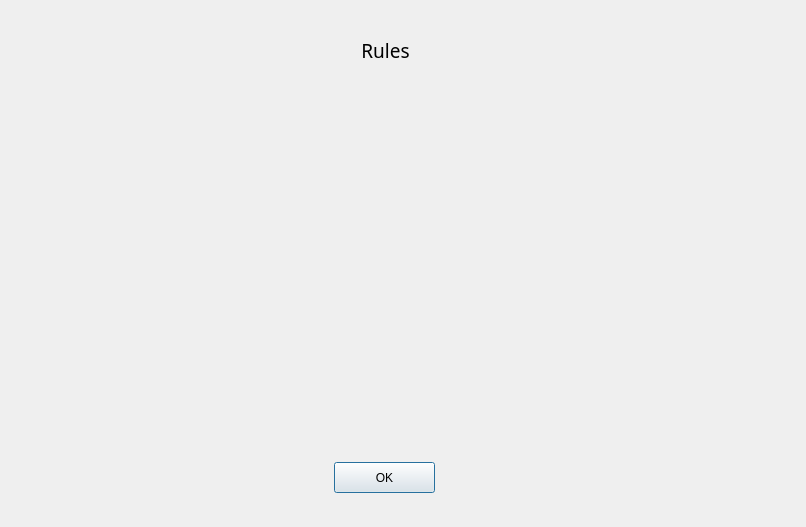
<?xml version="1.0" encoding="UTF-8"?>
<ui version="4.0">
 <class>Rules</class>
 <widget class="QDialog" name="Rules">
  <property name="geometry">
   <rect>
    <x>0</x>
    <y>0</y>
    <width>806</width>
    <height>527</height>
   </rect>
  </property>
  <property name="windowTitle">
   <string>Dialog</string>
  </property>
  <widget class="QLabel" name="label">
   <property name="geometry">
    <rect>
     <x>270</x>
     <y>40</y>
     <width>231</width>
     <height>20</height>
    </rect>
   </property>
   <property name="font">
    <font>
     <family>Trebuchet MS</family>
     <pointsize>14</pointsize>
    </font>
   </property>
   <property name="text">
    <string>Rules</string>
   </property>
   <property name="alignment">
    <set>Qt::AlignCenter</set>
   </property>
  </widget>
  <widget class="QPushButton" name="btn_ok">
   <property name="geometry">
    <rect>
     <x>334</x>
     <y>462</y>
     <width>101</width>
     <height>31</height>
    </rect>
   </property>
   <property name="text">
    <string>OK</string>
   </property>
  </widget>
 </widget>
 <resources/>
 <connections/>
</ui>
